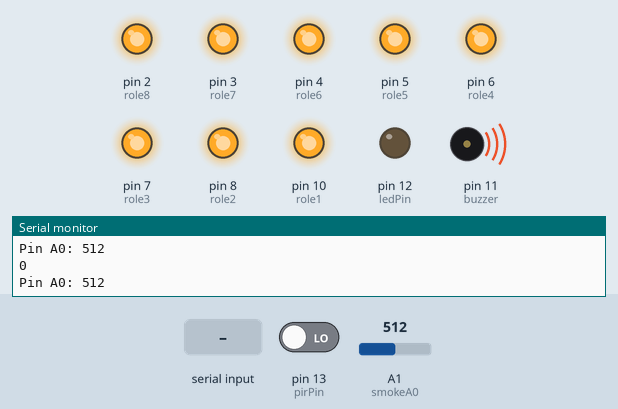
A sketch run on a simulated Arduino Uno, built with avr-gcc and run on an emulated ATmega328P. On the bench: output pins drawn as LEDs (lit = HIGH), buzzer (waves = sounding), the last lines printed to the serial monitor. Inputs (shaded band) come from the test bench; at power-on: A1 (smokeA0) = 512, pin 13 (pirPin) LOW.

Above: at 1.2 s.
1.3 s: "oneopen" received over Serial
At 1.7 s:
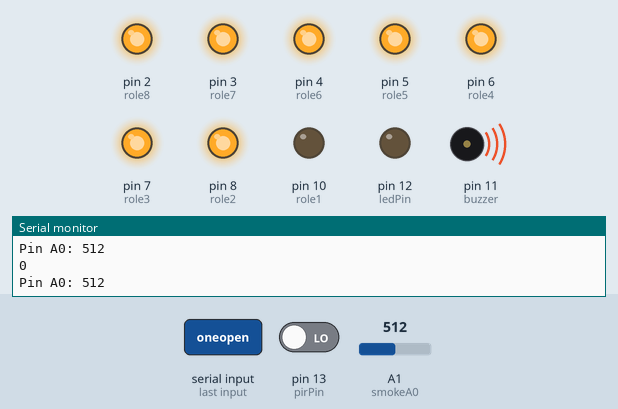
2.8 s: A1 (smokeA0) set to 418
4.3 s: A1 (smokeA0) set to 386
At 5.3 s:
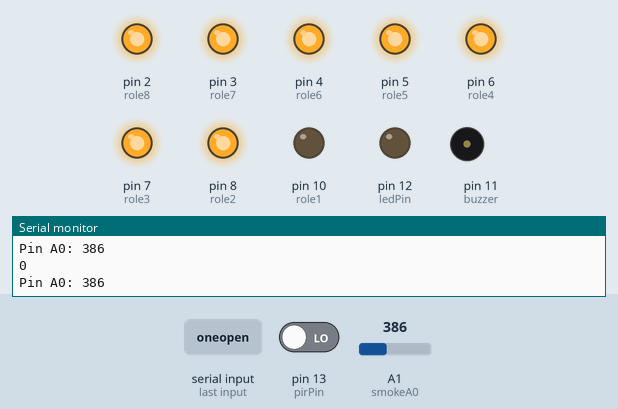
5.8 s: pin 13 (pirPin) driven HIGH
At 6.3 s:
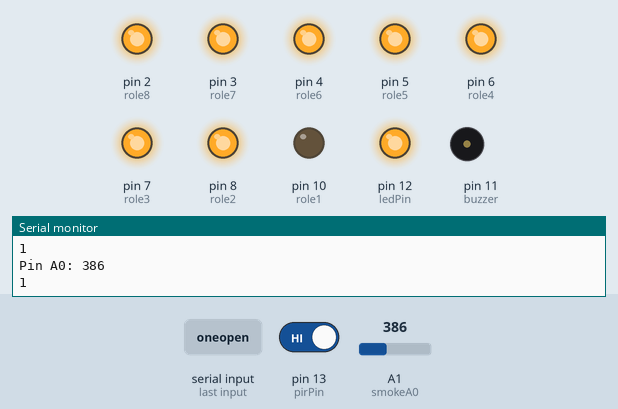
7.3 s: "oneclose" received over Serial
At 7.9 s:
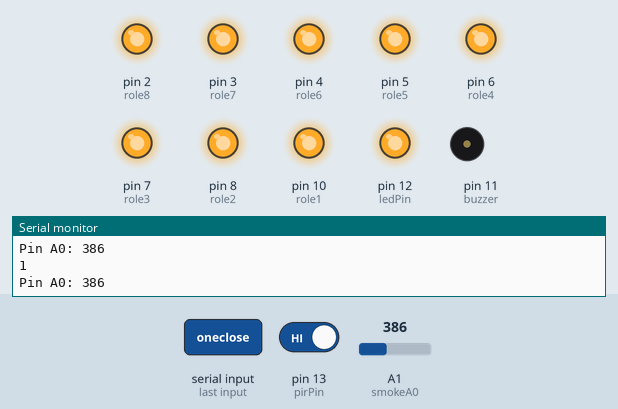
8.8 s: "twoopen" received over Serial
At 9.4 s:
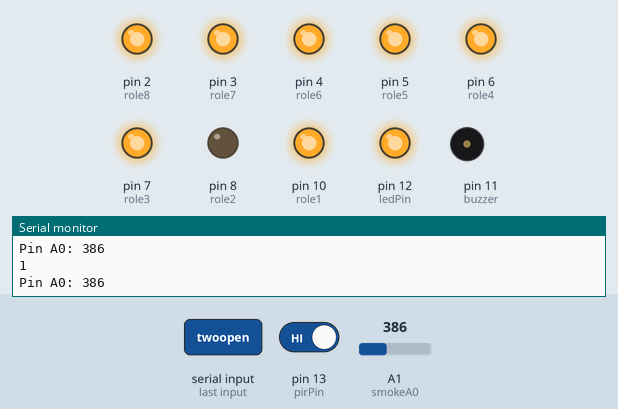
Timing chart, 0 to 11.3 s (numbered marks = the images above; inputs shaded):
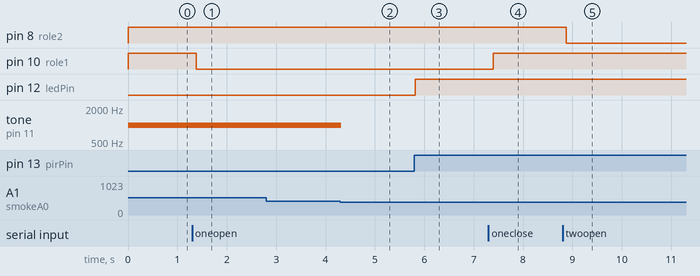

The sketch:

ffdf.ino
```cpp
int pirPin = 13; // PIR pin
int ledPin = 12;   // LED pin
int deger = 0;


int buzzer = 11;
int smokeA0 = A1;
String data;
int role1 = 10;
int role2 = 8;
int role3 = 7;
int role4 = 6;
int role5=  5;
int role6 = 4;
int role7 = 3;
int role8 = 2;

int sensorThres = 400;
void setup() {

  pinMode(buzzer, OUTPUT);
  pinMode(smokeA0, INPUT);

pinMode(ledPin,OUTPUT);

 pinMode(role1,OUTPUT);
 pinMode(role2,OUTPUT);
 pinMode(role3,OUTPUT);
 pinMode(role4,OUTPUT);
 pinMode(role5,OUTPUT);
 pinMode(role6,OUTPUT);
 pinMode(role7,OUTPUT);
 pinMode(role8,OUTPUT);
 digitalWrite(role1,HIGH);
 digitalWrite(role2,HIGH);
 digitalWrite(role3,HIGH);
 digitalWrite(role4,HIGH);
 digitalWrite(role5,HIGH);
 digitalWrite(role6,HIGH);
 digitalWrite(role7,HIGH);
 digitalWrite(role8,HIGH);
 Serial.begin(9600);
}

void loop() {


int analogSensor = analogRead(smokeA0);

  Serial.print("Pin A0: ");
  Serial.println(analogSensor);
  // Checks if it has reached the threshold value
  if (analogSensor > sensorThres)
  {

    tone(buzzer, 1000, 200);
  }
  else
  {

    noTone(buzzer);
  }


deger = digitalRead(pirPin);  // Dijital pin okunuyor
  Serial.println(deger);          // Okunan değer seri porttan okunuyor.
  if (deger == HIGH) {
    digitalWrite(ledPin, HIGH); // Eğer okunan değer 1 ise LED yakılıyor.
  }
  else{
    digitalWrite(ledPin,LOW);   // Eğer okunan değer 0 ise LED söndürülüyor.
  }


    while(Serial.available())
    {
    delay(10);
    data += char(Serial.read());
    }
    if(data.length() >0) {
    Serial.println(data);

    if(data == "oneopen")  {digitalWrite(role1,LOW);}
    if(data == "oneclose") {digitalWrite(role1,HIGH);}

    if(data == "twoopen")  {digitalWrite(role2,LOW);}
    if(data == "twoclose") {digitalWrite(role2,HIGH);}

    if(data == "threeopen")  {digitalWrite(role3,LOW);}
    if(data == "threeclose") {digitalWrite(role3,HIGH);}

    if(data == "fouropen")  {digitalWrite(role4,LOW);}
    if(data == "fourclose") {digitalWrite(role4,HIGH);}

    if(data == "fiveopen")  {digitalWrite(role5,LOW);}
    if(data == "fiveclose") {digitalWrite(role5,HIGH);}

    if(data == "sixopen")  {digitalWrite(role6,LOW);}
    if(data == "sixclose") {digitalWrite(role6,HIGH);}

    if(data == "sevenopen")  {digitalWrite(role7,LOW);}
    if(data == "sevenclose") {digitalWrite(role7,HIGH);}

    if(data == "eightopen")  {digitalWrite(role8,LOW);}
    if(data == "eightclose") {digitalWrite(role8,HIGH);}

    if(data=="fullopen"){digitalWrite(role1,LOW);digitalWrite(role2,LOW);digitalWrite(role3,LOW);digitalWrite(role4,LOW);}
    if(data=="fullclose"){digitalWrite(role1,HIGH);digitalWrite(role2,HIGH);digitalWrite(role3,HIGH);digitalWrite(role4,HIGH);}

if(data=="fullopen1"){digitalWrite(role1,HIGH);digitalWrite(role2,HIGH);digitalWrite(role3,HIGH);digitalWrite(role4,HIGH);digitalWrite(role6,LOW);digitalWrite(role7,LOW);}
    if(data=="fullclose1"){digitalWrite(role1,LOW);digitalWrite(role2,LOW);digitalWrite(role3,LOW);digitalWrite(role4,LOW);digitalWrite(role6,HIGH);digitalWrite(role7,HIGH);}
   }
   data = "";
}
```

Measured:
- the behaviour switches between 401 and 400 on A1 (smokeA0) (found by bisection; images 1 and 2)
- after the input at 1.3 s, pin 10 (role1): HIGH → LOW after 0.08 s
- after the input at 4.3 s, tone on pin 11 (buzzer): 1000 Hz → silent at once
- after the input at 5.8 s, pin 12 (ledPin): LOW → HIGH at once
- after the input at 7.3 s, pin 10 (role1): LOW → HIGH after 0.10 s
- after the input at 8.8 s, pin 8 (role2): HIGH → LOW after 0.07 s
